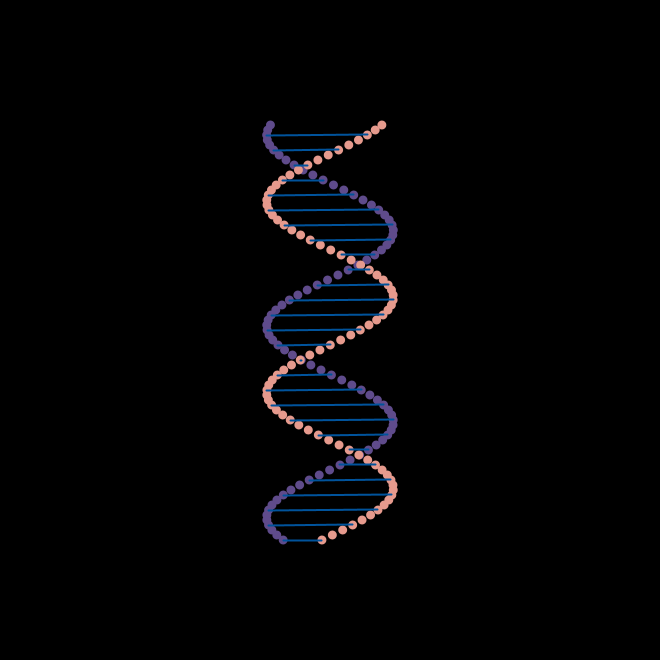
Frame 1 (no input)
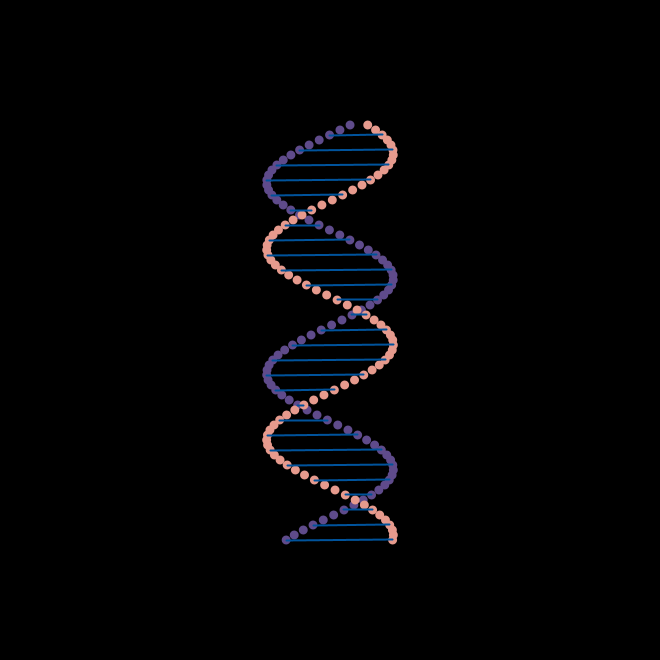
Frame 60 (the mouse pressed at the canvas centre just before this capture)
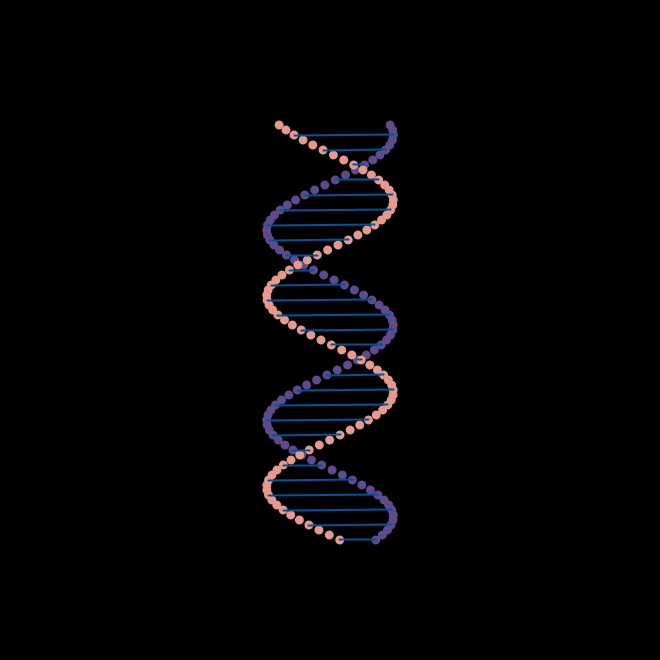
Frame 120 (the mouse held since frame 60 and released just before this capture)

The Processing sketch that drew these frames (run headless with seeded random() and noise(); from frame 60 on, the mouse is pressed at the canvas centre):

// Processing sketch: main
// ── main.pde
Helix dna;

void setup()
{
  surface.setTitle("DNA Helix");
  surface.setResizable(false);
  surface.setLocation(displayWidth / 3, floor(0.1 * displayHeight));
  
  createHelix();

  size(660, 660);
}

void createHelix()
{
  var size = 420;
  dna = new Helix(size);
}

void draw()
{
  background(0);

  dna.spin();
  dna.render();
}

// ── Helix.pde
class Helix
{

  private float size;

  private Strand leftStrand;
  private Strand rightStrand;

  /* Constructor definition */
  public Helix(float size)
  {
    this.size = size;
    this.createStrands();
  }

  /* Function definition */
  private void createStrands()
  {
    var phase = 0f;
    var strandColor = color(95, 75, 139);
    this.leftStrand = new Strand(this.size, phase, strandColor);

    phase = PI / 1.44;
    strandColor = color(230, 154, 141);
    this.rightStrand = new Strand(this.size, phase, strandColor);
  }

  public void spin()
  {
    this.leftStrand.spin();
    this.rightStrand.spin();
  }

  public void render()
  {
    pushMatrix();
    translate(width / 2, height);
    rotate(-PI / 2);

    this.leftStrand.render();
    this.rightStrand.render();
    this.connectStrands();
    popMatrix();
  }

  private void connectStrands()
  {
    noFill();
    stroke(0, 83, 156);
    strokeWeight(2);

    for (int n = 0; n < this.leftStrand.nucleotides.size(); n++)
    {
      var isMultipleOf3 = (n % 3 == 0);
      if (isMultipleOf3)
      {
        var leftNucleotide = this.leftStrand.nucleotides.get(n);
        var rightNucleotide = this.rightStrand.nucleotides.get(n);

        var sX = leftNucleotide.position.x;
        var sY = leftNucleotide.position.y;
        var start = new PVector(sX, sY);

        var eX = rightNucleotide.position.x;
        var eY = rightNucleotide.position.y;
        var end = new PVector(eX, eY);

        line(start.x, start.y, end.x, end.y);
      }
    }
  }
}

// ── Nucleotide.pde
class Nucleotide
{

  private PVector position;
  private float radius;

  private color fillColor;

  /* Constructor definition */
  public Nucleotide(PVector position, float radius,
    color fillColor)
  {
    this.position = position;
    this.radius = radius;

    this.fillColor = fillColor;
  }

  /* Function definition */
  public void spin(PVector position)
  {
    this.position = position;
  }

  public void render()
  {
    pushMatrix();
    translate(this.position.x, this.position.y);

    noStroke();
    fill(this.fillColor);
    circle(0, 0, this.radius);
    popMatrix();
  }
}

// ── Strand.pde
class Strand
{

  private PVector bounds;

  private float phase;
  private float amplitude;
  private float frequency;

  private int precision;
  private float pointSpacing;
  private float deltaPhase;

  private ArrayList<Nucleotide> nucleotides;

  /* Constructor definition */
  public Strand(float size, float phase, color strandColor)
  {
    var start = (width - size) / 2;
    var end = start + size;
    this.bounds = new PVector(start, end);

    this.phase = phase;
    this.amplitude = 0.096 * height;
    this.frequency = PI / 600;

    this.precision = 123;
    this.pointSpacing = width / this.precision;
    this.deltaPhase = PI / 120;

    this.createStrand(strandColor);
  }

  /* Function definition */
  private void createStrand(color strandColor)
  {
    this.nucleotides = new ArrayList<Nucleotide>();

    for (float x = this.bounds.x; x < this.bounds.y; x += this.pointSpacing)
    {
      var currentPhase = (this.phase + this.deltaPhase);
      var theta = currentPhase + TAU * x * this.frequency;

      var posX = x;
      var posY = map(sin(theta), -1, 1, -this.amplitude, this.amplitude);
      var position = new PVector(posX, posY);
      var radius = 9;

      this.nucleotides.add(new Nucleotide(position, radius, strandColor));
    }
  }

  public void spin()
  {
    if (this.nucleotides != null)
    {
      this.updateNucleotides();
      this.phase += this.deltaPhase;
    }
  }

  private void updateNucleotides()
  {
    var p = 0;
    for (float x = this.bounds.x; x < this.bounds.y; x += this.pointSpacing)
    {
      var currentPhase = (this.phase + this.deltaPhase);
      var theta = currentPhase + TAU * x * this.frequency;

      var posX = x;
      var posY = map(sin(theta), -1, 1, -this.amplitude, this.amplitude);
      var position = new PVector(posX, posY);
      var nucleotide = this.nucleotides.get(p);

      nucleotide.spin(position);
      p++;
    }
  }

  public void render()
  {
    if (this.nucleotides != null)
    {
      for (var nucleotide : this.nucleotides)
        nucleotide.render();
    }
  }
}
